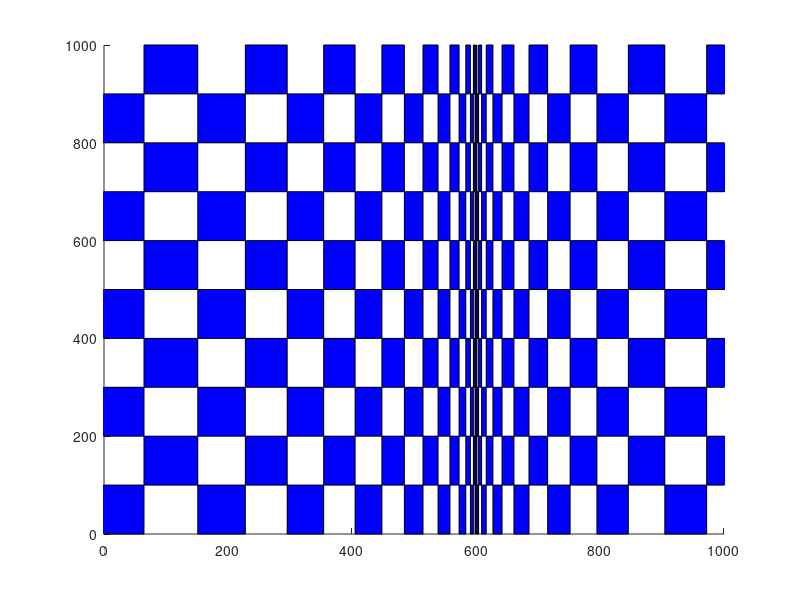

Reproduce this figure in MATLAB.
function opArt()

wIM = 1000;
hIM = 1000;
vRows = 10;

vLine = 0.6;
startN = 1;
incN = 0.3;


figure;
hold on;

step = hIM/vRows;

odd = 1;
n = startN;
i = wIM*vLine;
while (i>0)
    iOld = i;
    i = i - incN*(n*n);
    n = n+1;

    if(odd>0)
        for ( v=step:step*2:hIM-step )
            fill([iOld iOld i i], [v v+step v+step v], 'b');
        end
    else
        for ( v=0:step*2:hIM-step )
            fill([iOld iOld i i], [v v+step v+step v], 'b');
        end
    end
    odd = odd*-1;
end

odd = -1;
n = startN;
i = wIM*vLine;
while (i<wIM)
    iOld = i;
    i = i + incN*(n*n);
    n = n+1;

    if(odd>0)
        for ( v=step:step*2:hIM-step )
            fill([iOld iOld i i], [v v+step v+step v], 'b');
        end
    else
        for ( v=0:step*2:hIM-step )
            fill([iOld iOld i i], [v v+step v+step v], 'b');
        end
    end
    odd = odd*-1;
end

axis([0 wIM 0 hIM])